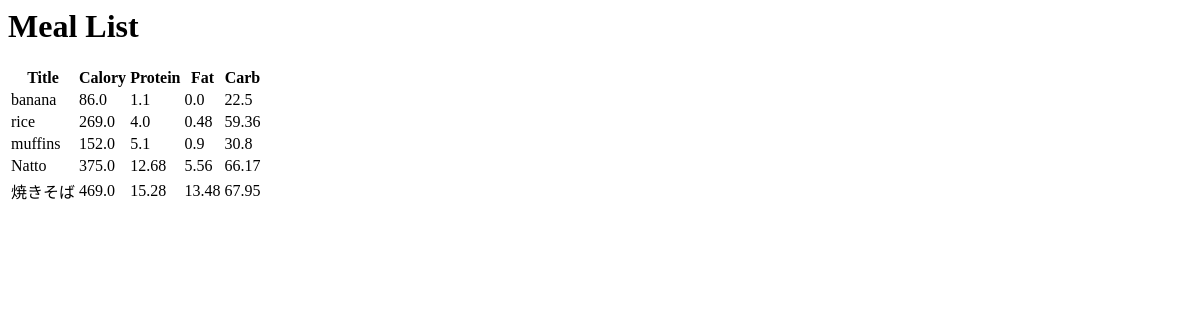
Before: / with the older database file.
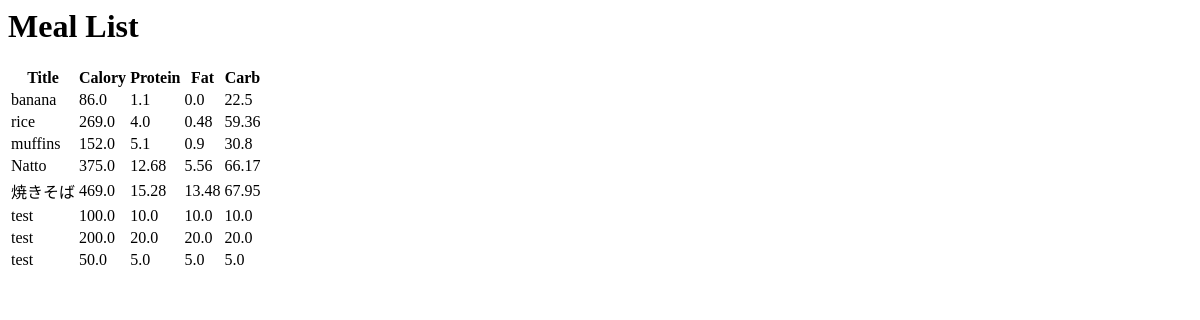
After: the same page with the newer database file.
### diet_management/models.py (models this page shows, shortened)
class Meal(models.Model):
    title = models.CharField(max_length=50)
    calory = models.FloatField()
    protein = models.FloatField()
    fat = models.FloatField()
    carb = models.FloatField()
    date = models.DateField()
    created_at = models.DateTimeField(auto_now_add=True)

### diet_management/views.py (the view)
# urls.py: path("", MealList.as_view(), name="meal_list"),
class MealList(ListView):
    model = Meal
    context_object_name = "meals"

### diet_management/templates/diet_management/meal_list.html
<h1>Meal List</h1>
<table>
    <thead>
        <tr>
            <th scope="col">Title</th>
            <th scope="col">Calory</th>
            <th scope="col">Protein</th>
            <th scope="col">Fat</th>
            <th scope="col">Carb</th>
        </tr>
    </thead>
    <tbody>
        {% for meal in meals %}
        <tr>
            <td>{{ meal.title }}</td>
            <td>{{ meal.calory }}</td>
            <td>{{ meal.protein }}</td>
            <td>{{ meal.fat }}</td>
            <td>{{ meal.carb }}</td>
        </tr>
        {% endfor %}
    </tbody>
</table>

Changed rows visible on the page:
added Meal: title "test", calory "100.0", protein "10.0", fat "10.0", carb "10.0"
added Meal: title "test", calory "200.0", protein "20.0", fat "20.0", carb "20.0"
added Meal: title "test", calory "50.0", protein "5.0", fat "5.0", carb "5.0"
